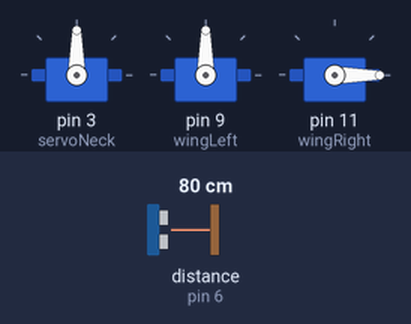
Simulated run of this sketch. Board: Arduino Uno, built with avr-gcc and run on an emulated ATmega328P. On the bench: 3 × servo. Wiring (inferred from the names in the program): ultrasonic range finder: trigger pin 5; echo pin 6. Inputs (shaded band) come from the test bench; at power-on: distance to the obstacle (sensor on pin 6) 80 cm. The echo pulse lasts 58.3 µs per cm; what the sketch prints to the serial monitor is not drawn.

Above: at 0.1 s.
Timing chart, 0 to 1.6 s (numbered marks = the images above):
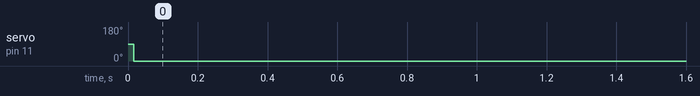

The sketch:

body.ino
```cpp
#include <Servo.h>
Servo myServoNeck;
Servo myServoOne;
Servo myServoTwo;

int wingLeft = 9;
int wingRight = 11;
int servoNeck = 3;
int pos = 0;
int posNeck = 0;
int maxDistance = 100;
const int echoPin = 6;
const int trigPin = 5;


void setup() {
  pinMode(echoPin, INPUT);
  pinMode(trigPin, OUTPUT);
  myServoNeck.attach(servoNeck);
  myServoOne.attach(wingLeft);
  myServoTwo.attach(wingRight);
  Serial.begin(9600);
}
void loop() {
  digitalWrite(trigPin, LOW);
  delayMicroseconds(2);
  digitalWrite(trigPin, HIGH);
  delayMicroseconds(5);
  digitalWrite(trigPin, LOW);
  long duration = pulseIn(echoPin, HIGH);
  int cm = duration / 29 / 2;
  int angle = map(cm, 0, maxDistance, 0, 100);
  Serial.println(cm);
  myServoOne.write(90);
  myServoTwo.write(0);
  // myServoNeck.write(0);
  delay(10);
  // moveWing();
  // moveNeck();
  delay(500);
}

void moveWing() {
  for (pos = 20; pos <= 120; pos += 4) {
    myServoOne.write(90 - pos);
    myServoTwo.write(pos-25);
    delay(100);
  }

  for (pos = 120; pos >= 20; pos -= 2) {
    myServoOne.write(90 - pos);
    myServoTwo.write(pos-25);
    delay(50);
  }
}


void moveNeck() {
  for (posNeck = 70; posNeck <= 160; posNeck += 1) {
    myServoNeck.write(posNeck);
    delay(20);
  }

  for (posNeck = 160; posNeck >= 70; posNeck -= 1) {
    myServoNeck.write(posNeck);
    delay(20);
  }
}
```

Measured:
- by itself, servo on pin 11 (wingRight): 90° → 0° at 0.02 s
